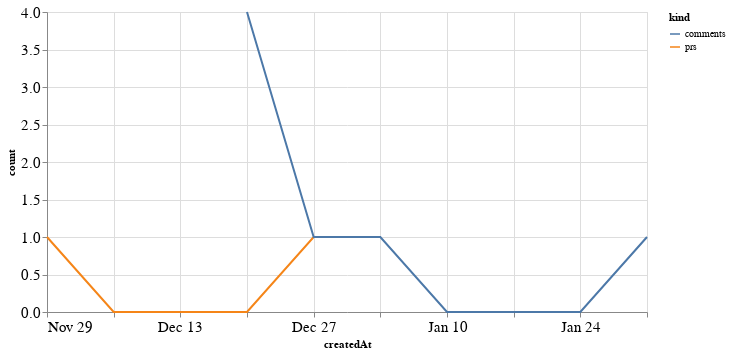

The notebook cell saved with this chart:
### Code cell
alt.Chart(total_time, width=600).mark_line().encode(
    x='createdAt',
    y='count',
    color='kind'
)

### Figure 1 — Vega-Lite specification as saved in the notebook (floating-point values rounded to 4 significant figures)
{"config": {"axisLeft": {"labelFontSize": 15}, "axisBottom": {"labelFontSize": 15}}, "data": {"name": "data-e5daf8153c3c092730598270979a76bc"}, "mark": "line", "encoding": {"color": {"type": "nominal", "field": "kind"}, "x": {"type": "temporal", "field": "createdAt"}, "y": {"type": "quantitative", "field": "count"}}, "width": 600, "$schema": "https://vega.github.io/schema/vega-lite/v4.8.1.json", "datasets": {"data-e5daf8153c3c092730598270979a76bc": [{"createdAt": "2020-11-29T00:00:00", "kind": "prs", "count": 1.0}, {"createdAt": "2020-12-06T00:00:00", "kind": "prs", "count": 0.0}, {"createdAt": "2020-12-13T00:00:00", "kind": "prs", "count": 0.0}, {"createdAt": "2020-12-20T00:00:00", "kind": "prs", "count": 0.0}, {"createdAt": "2020-12-27T00:00:00", "kind": "prs", "count": 1.0}, {"createdAt": "2021-01-03T00:00:00", "kind": "prs", "count": 1.0}, {"createdAt": "2021-01-10T00:00:00", "kind": "prs", "count": null}, {"createdAt": "2021-01-17T00:00:00", "kind": "prs", "count": null}, {"createdAt": "2021-01-24T00:00:00", "kind": "prs", "count": null}, {"createdAt": "2021-01-31T00:00:00", "kind": "prs", "count": null}, {"createdAt": "2020-11-29T00:00:00", "kind": "comments", "count": null}, {"createdAt": "2020-12-06T00:00:00", "kind": "comments", "count": null}, {"createdAt": "2020-12-13T00:00:00", "kind": "comments", "count": null}, {"createdAt": "2020-12-20T00:00:00", "kind": "comments", "count": 4.0}, {"createdAt": "2020-12-27T00:00:00", "kind": "comments", "count": 1.0}, {"createdAt": "2021-01-03T00:00:00", "kind": "comments", "count": 1.0}, {"createdAt": "2021-01-10T00:00:00", "kind": "comments", "count": 0.0}, {"createdAt": "2021-01-17T00:00:00", "kind": "comments", "count": 0.0}, {"createdAt": "2021-01-24T00:00:00", "kind": "comments", "count": 0.0}, {"createdAt": "2021-01-31T00:00:00", "kind": "comments", "count": 1.0}]}}
